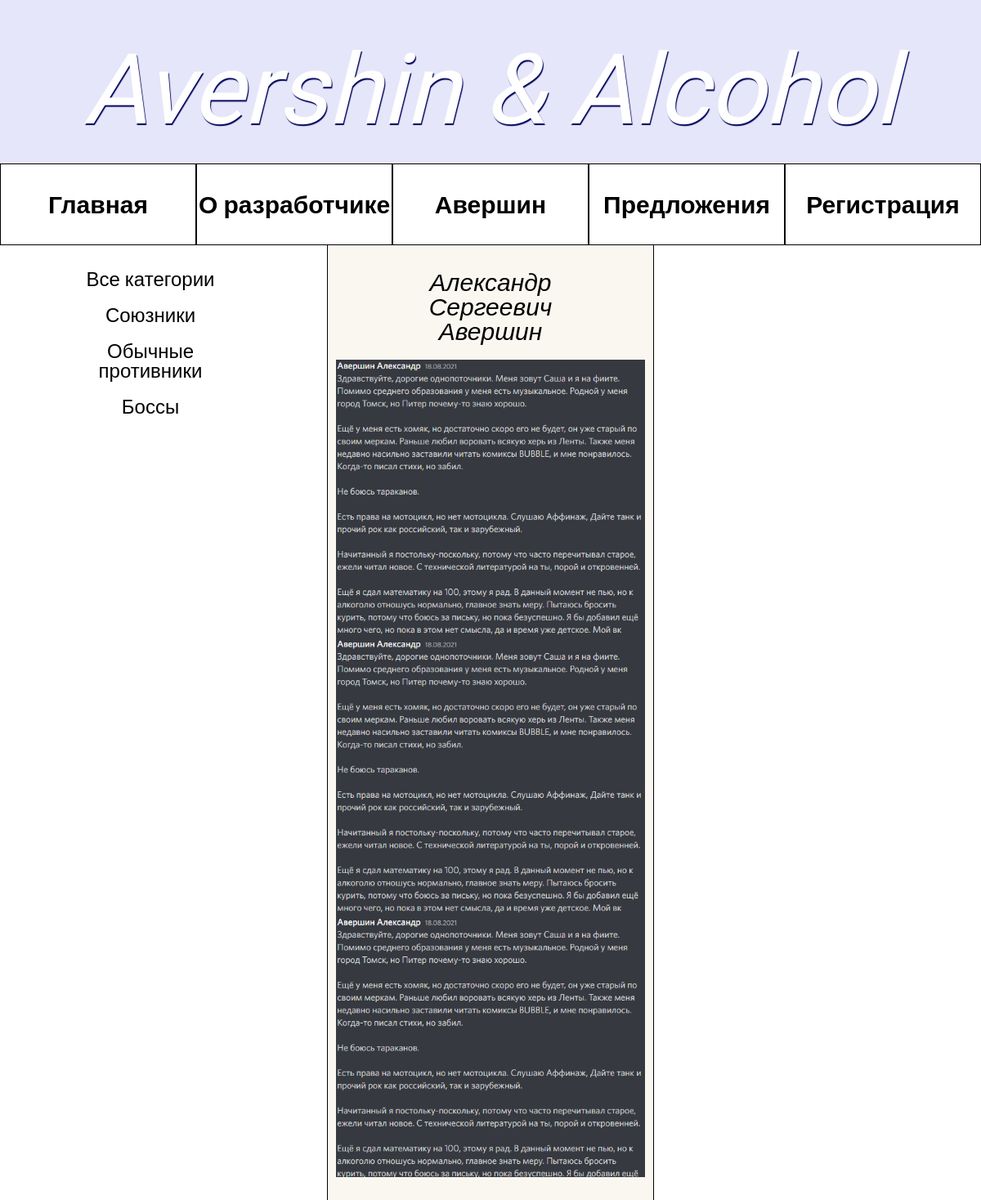
The app's page /Avershin/ with its own data.
### Game/models.py (models this page shows, shortened)
class Category(models.Model):
    name = models.CharField(max_length=100, db_index=True, verbose_name='Категория')
    slug = models.SlugField(max_length=255, unique=True, db_index=True, verbose_name="URL")
    def get_absolute_url(self):
        return reverse('category', kwargs={'cat_slug': self.slug})
    class Meta:
        verbose_name = 'Категория'
        verbose_name_plural = 'Категории'
        ordering = ['id']

### Game/views.py (the view)
# urls.py: path('Avershin/', Avershin, name='Avershin'),
def Avershin(request):
    cats = Category.objects.all()
    context = {
        'menu': menu,
        'title': 'Александр Сергеевич Авершин',
        'cats': cats
    }
    return render(request, 'game/avershin.html', context=context)

### Game/templates/game/avershin.html
{% extends 'game/AvAl_base.html' %}
{% block information %}
<div class="AvBio"></div>
{% endblock %}

### Game/templates/game/AvAl_base.html (shortened to what this page needs)
{% load static %}
{% load game_tags %}
<!DOCTYPE html>
<html lang="ru">
<head>
    <link rel="stylesheet" type="text/css" href="{% static 'game/css/styles.css' %}"/>
</head>
<body>
<div class="main_content">
    <div class="main_title">
        <div class="title_text">
            Avershin & Alcohol
        </div>
    </div>
    <div class="navigation">
        <div class="buttonrow">
        {% for m in menu %}
            <a class="buttonelement" href="{% url m.url_name %}">
              <span class="button">
                {{m.title}}
              </span>
            </a>
        {% endfor %}
        </div>
    </div>
    <div class="sidenav">
        {% if cat_selected == 0 %}
            <a href="#" class="selected">Все категории</a>
        {% else %}
            <a href="{% url 'home' %}">Все категории</a>
        {% endif %}
        {% for c in cats %}
            {% if c.mobs__count != 0 %}
                {% if c.pk == cat_selected %}
                    <li class="selected"> {{c.name}} </li>
                {% else %}
                    <li><a href="{{ c.get_absolute_url }}">{{ c.name }}</a></li>
                {% endif %}
            {% endif %}
        {% endfor %}
    </div>
    <div class="Main_block">
        <div class="Main_information">
            <div class="main_tag">{{title}}</div>
            {% block information %}
            {% endblock %}
        </div>
    </div>
</div>
</body>
</html>

### Game/static/game/css/styles.css (style rules this page uses)
* { padding: 0; margin: 0; border: 0; }
*, *:before, *:after { -moz-box-sizing: border-box; -webkit-box-sizing: border-box; box-sizing: border-box; }
html,body { height: 100%; width: 100%; line-height: 1; font-size: 18px; -ms-text-size-adjust: 100%; -moz-text-size-adjust: 100%; -webkit-text-size-adjust: 100%; }
a, a:visited { text-decoration: None }
ul, li { list-style: None }
.main_content { background: antiquewhite; text-align: center; width: 100%; height: auto; }
.main_tag { font-family: 'PT Sans', sans-serif; color: black; font-style: oblique; font-weight: 1; font-size: 30px; text-align: center; display: block; width: 100%; padding: 20px 100px; }
.title_text { font-family: 'Passions Conflict', cursive; color: white; text-shadow: 1px 2px 1px #01035b; font-size: 120px; font-style: italic; font-weight: 1; }
.main_title { width: 100%; text-align: center; padding: 50px 0; height: 200px; position: relative; background-color: lavender; }
.navigation { position: sticky; z-index: 4; top: 0; }
.Main_block { background-color: white; height: 4000px; width: 100%; padding-left: 400px; padding-right: 400px; }
.buttonrow { display: flex; flex-wrap: nowrap; background-image: url("../images/ButtonNotActive.svg"); justify-content: space-evenly; height: 100px; }
.Main_information { background-color: #FAF7F0; border: 1px solid black; width: 100%; height: 4000px; padding: 10px; transition-duration: 1s; border-top-width: 0; transition-delay: 500ms; text-align: left; position: relative; z-index: 2; }
.buttonelement { display: block; font-family: 'Raleway', sans-serif; font-weight: bold; font-size: 30px; font-style: inherit; color: black; border: 1px solid black; padding: 35px 0; width: 34%; top: 50%; background-color: white; transition-duration: 300ms; transition-timing-function: linear; }
.sidenav { width: 300px; height: 250px; position: absolute; z-index: 1; left: 0; padding-top: 20px; padding-left: 5%; }
.sidenav a { padding: 10px 8px 10px 16px; font-family: 'Roboto', sans-serif; color: black; font-size: 24px; display: block; transition-duration: 300ms; }
.AvBio { width: 100%; height: 1000px; background-image: url("../images/AvershinBio.png"); background-size: 100%; transition-duration: 700ms; }

### records on screen
Category: name "Союзники"
Category: name "Обычные противники"
Category: name "Боссы"

### other values on screen
{{ m.title }} "Главная" "О разработчике" "Авершин" "Предложения" "Регистрация"
{{ title }} "Александр Сергеевич Авершин"
